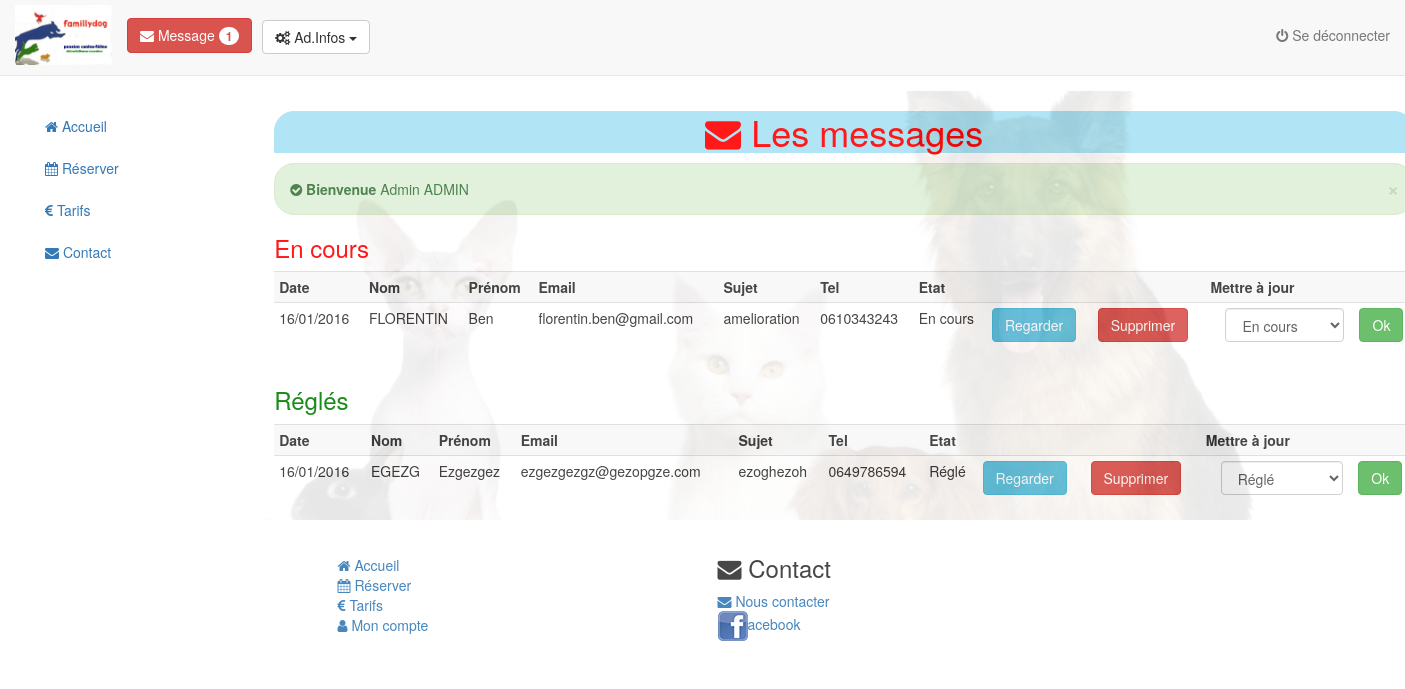
Page /admin0625/index.php?uc=gererMessages (signed in) on the committed database.
### tables this page shows
CREATE TABLE IF NOT EXISTS `messagerie` (
  `ID` int(11) NOT NULL AUTO_INCREMENT,
  `nom` varchar(50) NOT NULL,
  `prenom` varchar(50) NOT NULL,
  `email` varchar(50) NOT NULL,
  `sujet` varchar(50) NOT NULL,
  `message` text NOT NULL,
  `tel` varchar(10) NOT NULL,
  `etat` varchar(1) NOT NULL DEFAULT 'E',
  `date_msg` date NOT NULL,
  PRIMARY KEY (`ID`)
);

### admin0625/include/Classes/messages.php (called while the page is built, shortened)
<?php
class Messages
{
    static public function chargerMessages($mode)
    {
        $cnx = new PdoDao();
        $strSQL = "SELECT ID as ID,
        nom as Nom,
        prenom as Prenom,
        email as Email,
        sujet as Sujet,
        message as Message,
        tel as Tel,
        etat as Etat,
        date_msg as DateMsg
        FROM messagerie
        ORDER BY date_msg DESC";
        try
        {
            $res = $cnx->getRows($strSQL, array(), $mode);
        }
        catch (Exception $ex)
        {
            die ($ex->getMessage());
        }
        return $res;
    }
    static public function chargerMessagesParEtat($etat)
    {
        $cnx = new PdoDao();
        $strSQL = "SELECT ID as ID,
        nom as Nom,
        prenom as Prenom,
        email as Email,
        sujet as Sujet,
        message as Message,
        tel as Tel,
        etat as Etat,
        date_msg as DateMsg
        FROM messagerie
        WHERE etat = ?
        ORDER BY date_msg DESC";
        try
        {
            $res = $cnx->getRows($strSQL, array($etat), 1);
        }
        catch (Exception $ex)
        {
            die ($ex->getMessage());
        }
        if ($res != -1)
        {
            return $res;
        }
        else
        {
            return NULL;
        }
    }
}
?>

### admin0625/include/_data.lib.php (called while the page is built, shortened)
<?php
class PdoDao extends PDO
{
    function getRows($sql, $params, $style)
    {
        try
        {
            $res = $this->prepare($sql);
            $res->execute($params);
        }
        catch (PDOException $e)
        {
            die($e->getMessage());
        }
        if ($res->rowCount() > 0)
        {
            if ($style)
            {
                return $res->fetchAll(PDO::FETCH_CLASS, 'ArrayObject');
            }
            else
            {
                return $res->fetchAll();
            }
        }
        else
        {
            return -1;
        }
    }
}

### admin0625/vues/v_messages.php (the view, shortened to what this page needs)
<body>
	<div class="container">
		 <h1 class="text-center"><i class="fa fa-envelope"></i> Les messages </h1>
		<fieldset>
			<?php
			include'../validation/gestion_validation.php';
			if($lesMessages)
			{
				?>
				<h3 class="text-left" style="color:red">En cours</h3>
				<?php
				if($msgEnCours)
				{
					?>
					<div class="table-responsive ">
						<table class="table table-striped table-condensed">
							<tr>
								<th>Date</th>
								<th>Nom</th>
								<th>Prénom</th>
								<th>Email</th>
								<th>Sujet</th>
								<th>Tel</th>
								<th>Etat</th>
								<th></th>
								<th></th>
								<th>Mettre à jour</th>
							</tr>
							<?php
							foreach ($msgEnCours as $message)
							{
								?>
								<tr>
									<td><?php echo date('d/m/Y', strtotime($message->DateMsg)) ?></td>
									<td><?php echo strtoupper($message->Nom) ?></td>
									<td><?php echo ucfirst($message->Prenom) ?></td>
									<td><?php echo $message->Email ?></td>
									<td><?php echo $message->Sujet ?></td>
									<td><?php echo $message->Tel ?></td>
									<td>En cours</td>
									<td>
										<form method="post" action="index.php?uc=gererMessages&action=regarder&id= <?php echo $message->ID; ?>" class="form-horizontal">
											<button type="submit" class="btn btn-info">Regarder</button>
										</form>
									</td>
									<td>
										<form method="post" action="index.php?uc=gererMessages&action=supprimer&id= <?php echo $message->ID; ?>" class="form-horizontal">
											<button type="submit" class="btn btn-danger">Supprimer</button>
										</form>
									</td>
									<td>
										<div class="col-sm-9">
											<form method="post" action="index.php?uc=gererMessages&action=modifier&id=<?php echo $message->ID; ?>" class="form-horizontal">
												<select name="etat" class="form-control">
													<option name="etat" value="E" <?php if($message->Etat == 'E') echo'selected'?>>En cours</option>
												</select>
										</div>
												<button type="submit" class="btn btn-success">Ok</button>
									</td>
								</tr>
								<?php
							}
							?>
						</table>
					</div>
					<?php
				}
				else
				{
					echo'<h4>Tout les messages sont réglés !</h4>';
					echo'<br/><br/>';
				}
				echo'<h3 class="text-left" style="color:green">Réglés</h3>';
				if($msgRegles)
				{
					?>
					<div class="table-responsive ">
						<table class="table table-striped table-condensed">
							<tr>
								<th>Date</th>
								<th>Nom</th>
								<th>Prénom</th>
								<th>Email</th>
								<th>Sujet</th>
								<th>Tel</th>
								<th>Etat</th>
								<th></th>
								<th></th>
								<th>Mettre à jour</th>
							</tr>
							<?php
							foreach($msgRegles as $message)
							{
								?>
								<tr>
									<td><?php echo date('d/m/Y', strtotime($message->DateMsg)) ?></td>
									<td><?php echo strtoupper($message->Nom) ?></td>
									<td><?php echo ucfirst($message->Prenom) ?></td>
									<td><?php echo $message->Email ?></td>
									<td><?php echo $message->Sujet ?></td>
									<td><?php echo $message->Tel ?></td>
									<td>Réglé</td>
									<td>
										<form method="post" action="index.php?uc=gererMessages&action=regarder&id= <?php echo $message->ID; ?>" class="form-horizontal">
											<button type="submit" class="btn btn-info">Regarder</button>
										</form>
									</td>
									<td>
										<form method="post" action="index.php?uc=gererMessages&action=supprimer&id= <?php echo $message->ID; ?>" class="form-horizontal">
											<button type="submit" class="btn btn-danger">Supprimer</button>
										</form>
									</td>
									<td>
										<div class="col-sm-9">
											<form method="post" action="index.php?uc=gererMessages&action=modifier&id=<?php echo $message->ID; ?>" class="form-horizontal">
												<select name="etat" class="form-control">
													<option name="etat" value="R" <?php if($message->Etat == 'R') echo'selected'?>>Réglé</option>
												</select>
										</div>
												<button type="submit" class="btn btn-success">Ok</button>
									</td>
								</tr>
								<?php
							}
							?>
						</table>
					</div>
					<?php
				}
				else
				{
					echo'<h4>Aucun message n\'est réglés !</h4>';
					echo'<br/><br/>';
				}
			}
			else
			{
				echo '<h3>Aucun message n\'a été envoyé !</h3>';
				echo'<br/><br/>';
			}
			?>
		</fieldset>
	</div>
</body>

### rows in the picture
messagerie: date_msg "16/01/2016", nom "FLORENTIN", prenom "Ben", email "florentin.ben@gmail.com", sujet "amelioration", tel "0610343243", etat "En cours"
messagerie: date_msg "16/01/2016", nom "EGEZG", prenom "Ezgezgez", email "ezgezgezgz@gezopgze.com", sujet "ezoghezoh", tel "0649786594", etat "Réglé"

### other values in the picture
$_SESSION['user_prenom'] "Admin"
$_SESSION['user_nom'] "ADMIN"
